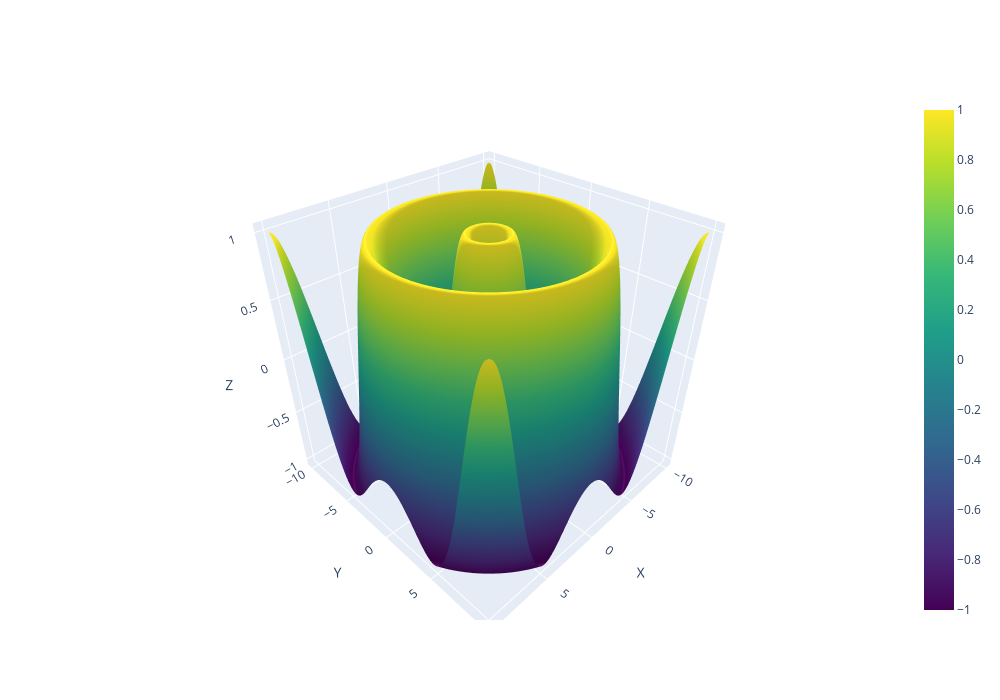

This figure's notebook cell:
### Markdown cell above
# 7

### Code cell
x = np.linspace(-10, 10, 200)
y = np.linspace(-10, 10, 200)
X, Y = np.meshgrid(x, y)
Z = np.sin(np.sqrt(X**2 + Y**2))

fig = go.Figure(data=[go.Surface(z=Z, x=X, y=Y, colorscale='viridis')])

# Настройки осей
fig.update_layout(
    width=1000,      # ширина окна
    height=700,      # высота окна
    scene=dict(
        xaxis_title='X',
        yaxis_title='Y',
        zaxis_title='Z'
    )
)

fig.show()

### Figure 1 — Plotly figure (JSON) as saved in the notebook; plotly's stock layout.template omitted (floating-point values rounded to 4 significant figures; data arrays with more than 128 entries replaced by an {"elided": "..."} marker saying what was removed)
{"data": [{"colorscale": [[0, "#440154"], [0.1111, "#482878"], [0.2222, "#3e4989"], [0.3333, "#31688e"], [0.4444, "#26828e"], [0.5556, "#1f9e89"], [0.6667, "#35b779"], [0.7778, "#6ece58"], [0.8889, "#b5de2b"], [1, "#fde725"]], "type": "surface", "x": {"elided": "200x200 float values"}, "y": {"elided": "200x200 float values"}, "z": {"elided": "200x200 float values"}}], "layout": {"height": 700, "scene": {"xaxis": {"title": {"text": "X"}}, "yaxis": {"title": {"text": "Y"}}, "zaxis": {"title": {"text": "Z"}}}, "width": 1000}}
